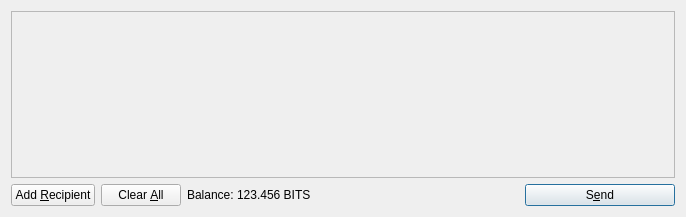
<?xml version="1.0" encoding="UTF-8"?>
<ui version="4.0">
 <class>SendCoinsDialog</class>
 <widget class="QDialog" name="SendCoinsDialog">
  <property name="geometry">
   <rect>
    <x>0</x>
    <y>0</y>
    <width>686</width>
    <height>217</height>
   </rect>
  </property>
  <property name="windowTitle">
   <string>Send Coins</string>
  </property>
  <layout class="QVBoxLayout" name="verticalLayout">
   <item>
    <widget class="QScrollArea" name="scrollArea">
     <property name="widgetResizable">
      <bool>true</bool>
     </property>
     <widget class="QWidget" name="scrollAreaWidgetContents">
      <property name="geometry">
       <rect>
        <x>0</x>
        <y>0</y>
        <width>666</width>
        <height>165</height>
       </rect>
      </property>
      <layout class="QVBoxLayout" name="verticalLayout_2">
       <property name="margin">
        <number>0</number>
       </property>
       <item>
        <layout class="QVBoxLayout" name="entries">
         <property name="spacing">
          <number>6</number>
         </property>
        </layout>
       </item>
       <item>
        <spacer name="verticalSpacer">
         <property name="orientation">
          <enum>Qt::Vertical</enum>
         </property>
         <property name="sizeHint" stdset="0">
          <size>
           <width>20</width>
           <height>40</height>
          </size>
         </property>
        </spacer>
       </item>
      </layout>
     </widget>
    </widget>
   </item>
   <item>
    <layout class="QHBoxLayout" name="horizontalLayout">
     <item>
      <widget class="QPushButton" name="addButton">
       <property name="toolTip">
        <string>Send to multiple recipients at once</string>
       </property>
       <property name="text">
        <string>Add &amp;Recipient</string>
       </property>
       <property name="icon">
        <iconset resource="../bitcoin.qrc">
         <normaloff>:/icons/add</normaloff>:/icons/add</iconset>
       </property>
       <property name="autoDefault">
        <bool>false</bool>
       </property>
      </widget>
     </item>
     <item>
      <widget class="QPushButton" name="clearButton">
       <property name="sizePolicy">
        <sizepolicy hsizetype="Minimum" vsizetype="Fixed">
         <horstretch>0</horstretch>
         <verstretch>0</verstretch>
        </sizepolicy>
       </property>
       <property name="toolTip">
        <string>Remove all transaction fields</string>
       </property>
       <property name="text">
        <string>Clear &amp;All</string>
       </property>
       <property name="icon">
        <iconset resource="../bitcoin.qrc">
         <normaloff>:/icons/remove</normaloff>:/icons/remove</iconset>
       </property>
       <property name="autoRepeatDelay">
        <number>300</number>
       </property>
       <property name="autoDefault">
        <bool>false</bool>
       </property>
      </widget>
     </item>
     <item>
      <layout class="QHBoxLayout" name="horizontalLayout_2">
       <property name="spacing">
        <number>3</number>
       </property>
       <item>
        <widget class="QLabel" name="label">
         <property name="text">
          <string>Balance:</string>
         </property>
        </widget>
       </item>
       <item>
        <widget class="QLabel" name="labelBalance">
         <property name="cursor">
          <cursorShape>IBeamCursor</cursorShape>
         </property>
         <property name="text">
          <string>123.456 BITS</string>
         </property>
         <property name="textInteractionFlags">
          <set>Qt::LinksAccessibleByMouse|Qt::TextSelectableByKeyboard|Qt::TextSelectableByMouse</set>
         </property>
        </widget>
       </item>
      </layout>
     </item>
     <item>
      <spacer name="horizontalSpacer">
       <property name="orientation">
        <enum>Qt::Horizontal</enum>
       </property>
       <property name="sizeHint" stdset="0">
        <size>
         <width>40</width>
         <height>20</height>
        </size>
       </property>
      </spacer>
     </item>
     <item>
      <widget class="QPushButton" name="sendButton">
       <property name="minimumSize">
        <size>
         <width>150</width>
         <height>0</height>
        </size>
       </property>
       <property name="toolTip">
        <string>Confirm the send action</string>
       </property>
       <property name="text">
        <string>S&amp;end</string>
       </property>
       <property name="icon">
        <iconset resource="../bitcoin.qrc">
         <normaloff>:/icons/send</normaloff>:/icons/send</iconset>
       </property>
       <property name="default">
        <bool>true</bool>
       </property>
      </widget>
     </item>
    </layout>
   </item>
  </layout>
 </widget>
 <resources>
  <include location="../bitcoin.qrc"/>
 </resources>
 <connections/>
</ui>
